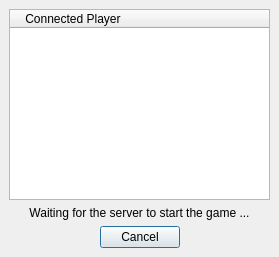
<ui version="4.0" >
 <class>waitForServerToStartGameDialog</class>
 <widget class="QDialog" name="waitForServerToStartGameDialog" >
  <property name="geometry" >
   <rect>
    <x>0</x>
    <y>0</y>
    <width>279</width>
    <height>257</height>
   </rect>
  </property>
  <property name="windowTitle" >
   <string>Waiting for Server ...</string>
  </property>
  <layout class="QGridLayout" >
   <property name="margin" >
    <number>9</number>
   </property>
   <property name="spacing" >
    <number>6</number>
   </property>
   <item row="0" column="0" colspan="3" >
    <widget class="QTreeWidget" name="treeWidget" >
     <column>
      <property name="text" >
       <string>    Connected Player    </string>
      </property>
     </column>
    </widget>
   </item>
   <item row="1" column="0" colspan="3" >
    <widget class="QLabel" name="label" >
     <property name="text" >
      <string>Waiting for the server to start the game ...</string>
     </property>
     <property name="alignment" >
      <set>Qt::AlignCenter</set>
     </property>
    </widget>
   </item>
   <item row="2" column="1" >
    <widget class="QPushButton" name="pushButton_cancel" >
     <property name="maximumSize" >
      <size>
       <width>100</width>
       <height>16777215</height>
      </size>
     </property>
     <property name="text" >
      <string>Cancel</string>
     </property>
    </widget>
   </item>
   <item row="2" column="0" >
    <spacer>
     <property name="orientation" >
      <enum>Qt::Horizontal</enum>
     </property>
     <property name="sizeHint" >
      <size>
       <width>40</width>
       <height>20</height>
      </size>
     </property>
    </spacer>
   </item>
   <item row="2" column="2" >
    <spacer>
     <property name="orientation" >
      <enum>Qt::Horizontal</enum>
     </property>
     <property name="sizeHint" >
      <size>
       <width>40</width>
       <height>20</height>
      </size>
     </property>
    </spacer>
   </item>
  </layout>
 </widget>
 <resources/>
 <connections>
  <connection>
   <sender>pushButton_cancel</sender>
   <signal>clicked()</signal>
   <receiver>waitForServerToStartGameDialog</receiver>
   <slot>reject()</slot>
   <hints>
    <hint type="sourcelabel" >
     <x>162</x>
     <y>231</y>
    </hint>
    <hint type="destinationlabel" >
     <x>64</x>
     <y>233</y>
    </hint>
   </hints>
  </connection>
 </connections>
</ui>
